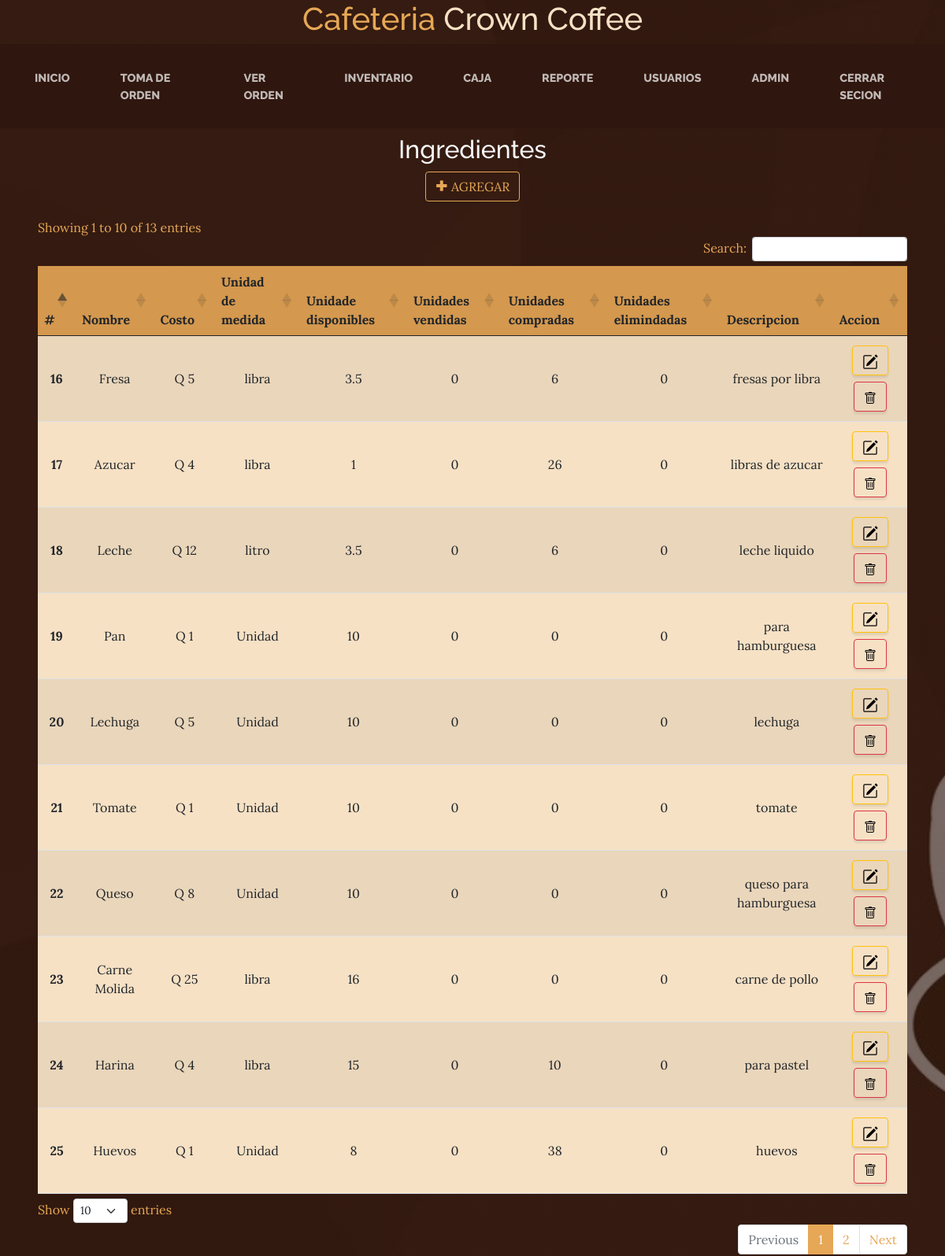
/inv-alm-ingrediente.php (signed in), run on the app's committed database.
### tables this page shows
CREATE TABLE `producto_inventario` (
  `id_producto_inv` int(11) NOT NULL,
  `nombre_prod_inv` varchar(255) NOT NULL,
  `costo_prod_inv` int(11) NOT NULL,
  `precio_prod_inv` int(11) DEFAULT NULL,
  `u_medida_prod_inv` int(11) NOT NULL,
  `u_disp_prod_inv` decimal(30,25) DEFAULT 0.0000000000000000000000000,
  `u_vend_prod_inv` decimal(30,25) DEFAULT 0.0000000000000000000000000,
  `u_comp_prod_inv` decimal(30,25) DEFAULT 0.0000000000000000000000000,
  `u_elim_prod_inv` decimal(30,25) DEFAULT 0.0000000000000000000000000,
  `descrip_prod_inv` varchar(255) DEFAULT NULL
);

CREATE TABLE `unidad_medida` (
  `id_uni_m` int(11) NOT NULL,
  `nombre_uni` varchar(100) NOT NULL,
  `simbolo_uni` varchar(50) NOT NULL,
  `tipo_uni` varchar(100) NOT NULL
);

### inv-alm-ingrediente.php (the view, shortened to what this page needs)
<?php
    include("db.php");
?>
<?php include("includes/header.php"); ?>
<?php include("includes/nav.php"); ?>
    <div class="container-fluid px-5 py-2 text-center">
        <h2 class="text-light">Ingredientes</h2>
        <button type="button" class="btn btn-outline-primary btn-md" data-bs-toggle="modal" data-bs-target="#modal_agregar"> <i class='bx bx-plus-medical'></i> AGREGAR </button>
    </div>
    <div class="container-fluid px-5 table-responsive-lg text-primary">
        <table class="table table-striped text-center align-middle" id="datatable">
            <thead class="cta">
                <tr>
                    <th scope="col">#</th>
                    <th scope="col">Nombre</th>
                    <th scope="col">Costo</th>
                    <th scope="col">Unidad de medida</th>
                    <th scope="col">Unidade disponibles</th>
                    <th scope="col">Unidades vendidas</th>
                    <th scope="col">Unidades compradas</th>
                    <th scope="col">Unidades elimindadas</th>
                    <th scope="col">Descripcion</th>
                    <th scope="col">Accion</th>
                </tr>
            </thead>
            <tbody class="bg-faded">
                <?php
                    $categoria = "SELECT * FROM producto_inventario";
                    $resultado = mysqli_query($conexion, $categoria);
                    while($row=mysqli_fetch_assoc($resultado)){
                ?>
                <tr class="">
                    <th scope="row"><?php echo $row["id_producto_inv"] ?></th>
                    <td><?php echo $row["nombre_prod_inv"] ?></td>
                    <td>Q <?php echo $row["costo_prod_inv"] ?></td>
                    <td>
                        <?php
                            $idd = $row["u_medida_prod_inv"];
                            $cons_uni_med_id = "SELECT * FROM unidad_medida WHERE id_uni_m = '$idd'";
                            $res_cons_uni_id =mysqli_query($conexion, $cons_uni_med_id);
                            while($row1=mysqli_fetch_array($res_cons_uni_id)){
                                $nombr_uni_sel = $row1['nombre_uni'];
                                echo $nombr_uni_sel;
                            }
                        ?>
                    </td>
                    <td><?php echo $row["u_disp_prod_inv"] + 0 ?></td>
                    <td><?php echo $row["u_vend_prod_inv"] + 0 ?></td>
                    <td><?php echo $row["u_comp_prod_inv"] + 0 ?></td>
                    <td><?php echo $row["u_elim_prod_inv"] + 0 ?></td>
                    <td><?php echo $row["descrip_prod_inv"] ?></td>
                    <td>
                        <a class="btn btn-outline-warning m-1" href="" data-bs-toggle="modal" data-bs-target="#modal_editar<?php echo $row["id_producto_inv"]; ?>" data-bs-whatever="@mdo">
                            <img class="d-line" src="img/pencil-square.svg" alt="">
                        </a>
                        <a class="btn btn-outline-danger m-1" href="" data-bs-toggle="modal" data-bs-target="#modal_eliminar<?php echo $row["id_producto_inv"]; ?>" data-bs-whatever="@mdo">
                            <img class="d-inline" src="img/trash.svg" alt="">
                        </a>
                    </td>
                </tr>
                <?php
                    }
                ?>
            </tbody>
        </table>
    </div>
    <?php include("includes/footer.php"); ?>

### includes/header.php (shortened to what this page needs)
<!DOCTYPE html>
<html lang="en">
    <head>
        <link href='https://unpkg.com/boxicons@2.0.9/css/boxicons.min.css' rel='stylesheet'>
        <link href="./css/styles.css" rel="stylesheet" />
        <link rel="stylesheet" type="text/css" href="https://cdn.datatables.net/1.11.2/css/dataTables.bootstrap5.css"/>
    </head>
    <body>

### includes/nav.php (shortened to what this page needs)
<header>
    <h1 class="site text-center text-faded d-none d-lg-block">
        <span class="site-heading-upper text-primary mb-3">Cafeteria</span>
        <span class="site-heading-lower">Crown Coffee</span>
    </h1>
</header>
<?php
            if($_SESSION['permiso']== 'Administrador'){
                include 'headerAdmin.php';
            }else{
                include 'headerAux.php';
            }
        ?>

### headerAdmin.php
<?php
echo '<nav class="navbar navbar-expand-lg navbar-dark py-lg-4" id="mainNav">
<div class="container-fluid">
    <a class="navbar-brand text-uppercase fw-bold d-lg-none" href="inicio.php">Crown Cofee</a>
    <button class="navbar-toggler" type="button" data-bs-toggle="collapse" data-bs-target="#navbarSupportedContent" aria-controls="navbarSupportedContent" aria-expanded="false" aria-label="Toggle navigation"><span class="navbar-toggler-icon"></span></button>
    <div class="collapse navbar-collapse" id="navbarSupportedContent">
        <ul class="navbar-nav mx-auto">
            <li class="nav-item px-lg-4"><a class="nav-link text-uppercase" href="inicio.php">Inicio</a></li>
            <li class="nav-item px-lg-4"><a class="nav-link text-uppercase" href="tomaOrden.php">Toma de orden</a></li>
            <li class="nav-item px-lg-4"><a class="nav-link text-uppercase" href="verOrden.php">Ver Orden</a></li>
            <li class="nav-item px-lg-4"><a class="nav-link text-uppercase" href="inventario.php">inventario</a></li>
            <li class="nav-item px-lg-4"><a class="nav-link text-uppercase" href="caja.php">Caja</a></li>
            <li class="nav-item px-lg-4"><a class="nav-link text-uppercase" href="reporte.php">Reporte</a></li>
            <li class="nav-item px-lg-4"><a class="nav-link text-uppercase" href="usuario.php">usuarios</a></li>
            <li class="nav-item px-lg-4"><a class="nav-link text-uppercase" href="">'; echo $_SESSION['usuario']; echo '</a></li>
            <li class="nav-item px-lg-4"><a class="nav-link text-uppercase" href="cerrar.php">Cerrar Secion</a></li>
        </ul>
    </div>
</div>
</nav>';
?>

### includes/footer.php (shortened to what this page needs)
    </body>
</html>

### data on the page
producto_inventario: id_producto_inv "16", nombre_prod_inv "Fresa", costo_prod_inv "5", $row["u_disp_prod_inv"] + 0 "3.5", $row["u_vend_prod_inv"] + 0 "0", $row["u_comp_prod_inv"] + 0 "6", $row["u_elim_prod_inv"] + 0 "0", descrip_prod_inv "fresas por libra"
unidad_medida: nombre_uni "libra"
producto_inventario: id_producto_inv "17", nombre_prod_inv "Azucar", costo_prod_inv "4", $row["u_disp_prod_inv"] + 0 "1", $row["u_vend_prod_inv"] + 0 "0", $row["u_comp_prod_inv"] + 0 "26", $row["u_elim_prod_inv"] + 0 "0", descrip_prod_inv "libras de azucar"
producto_inventario: id_producto_inv "18", nombre_prod_inv "Leche", costo_prod_inv "12", $row["u_disp_prod_inv"] + 0 "3.5", $row["u_vend_prod_inv"] + 0 "0", $row["u_comp_prod_inv"] + 0 "6", $row["u_elim_prod_inv"] + 0 "0", descrip_prod_inv "leche liquido"
unidad_medida: nombre_uni "litro"
producto_inventario: id_producto_inv "19", nombre_prod_inv "Pan", costo_prod_inv "1", $row["u_disp_prod_inv"] + 0 "10", $row["u_vend_prod_inv"] + 0 "0", $row["u_comp_prod_inv"] + 0 "0", $row["u_elim_prod_inv"] + 0 "0", descrip_prod_inv "para hamburguesa"
unidad_medida: nombre_uni "Unidad"
producto_inventario: id_producto_inv "20", nombre_prod_inv "Lechuga", costo_prod_inv "5", $row["u_disp_prod_inv"] + 0 "10", $row["u_vend_prod_inv"] + 0 "0", $row["u_comp_prod_inv"] + 0 "0", $row["u_elim_prod_inv"] + 0 "0", descrip_prod_inv "lechuga"
producto_inventario: id_producto_inv "21", nombre_prod_inv "Tomate", costo_prod_inv "1", $row["u_disp_prod_inv"] + 0 "10", $row["u_vend_prod_inv"] + 0 "0", $row["u_comp_prod_inv"] + 0 "0", $row["u_elim_prod_inv"] + 0 "0", descrip_prod_inv "tomate"
producto_inventario: id_producto_inv "22", nombre_prod_inv "Queso", costo_prod_inv "8", $row["u_disp_prod_inv"] + 0 "10", $row["u_vend_prod_inv"] + 0 "0", $row["u_comp_prod_inv"] + 0 "0", $row["u_elim_prod_inv"] + 0 "0", descrip_prod_inv "queso para hamburguesa"
producto_inventario: id_producto_inv "23", nombre_prod_inv "Carne Molida", costo_prod_inv "25", $row["u_disp_prod_inv"] + 0 "16", $row["u_vend_prod_inv"] + 0 "0", $row["u_comp_prod_inv"] + 0 "0", $row["u_elim_prod_inv"] + 0 "0", descrip_prod_inv "carne de pollo"
producto_inventario: id_producto_inv "24", nombre_prod_inv "Harina", costo_prod_inv "4", $row["u_disp_prod_inv"] + 0 "15", $row["u_vend_prod_inv"] + 0 "0", $row["u_comp_prod_inv"] + 0 "10", $row["u_elim_prod_inv"] + 0 "0", descrip_prod_inv "para pastel"
producto_inventario: id_producto_inv "25", nombre_prod_inv "Huevos", costo_prod_inv "1", $row["u_disp_prod_inv"] + 0 "8", $row["u_vend_prod_inv"] + 0 "0", $row["u_comp_prod_inv"] + 0 "38", $row["u_elim_prod_inv"] + 0 "0", descrip_prod_inv "huevos"

### other printed values
$_SESSION['usuario'] "ADMIN"
